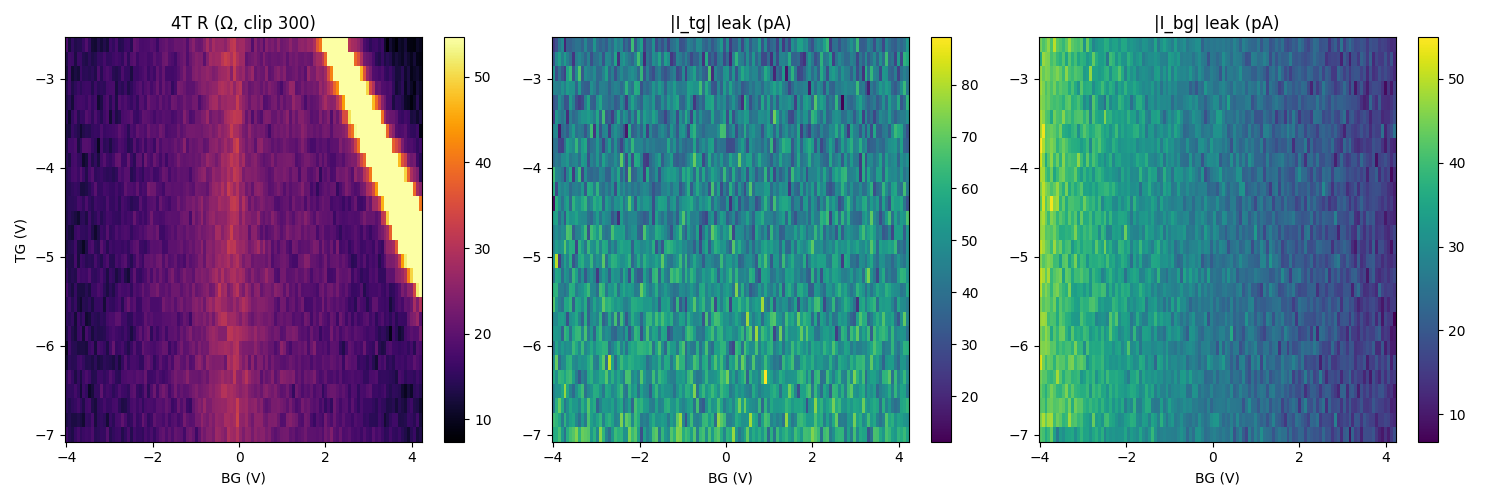

Generate this figure with Python:
import json, numpy as np
import matplotlib; matplotlib.use("Agg")
import matplotlib.pyplot as plt
from hera.analysis import open_run, summarize_run

r = open_run("data/2")
print(summarize_run(r))
cfg = json.load(open("data/2/metadata.json"))["measurement_config"]
Ib = cfg["bias_voltage_1"]/cfg["bias_resistor"]

tg = r.col("k_tg_volt"); bg = r.col("k_bg_volt")
itg = r.col("k_tg_curr"); ibg = r.col("k_bg_curr")
icur = r.col("sr830_1_X")/cfg["sr1_gain"]              # device current (A)
r3 = (r.col("sr830_3_X")/cfg["sr3_gain"])/Ib           # 4T R (Ohm), nominal Ibias
n = len(tg)
print(f"\nrows so far: {n} pts")
print(f"LEAKAGE  |I_tg|max={np.nanmax(np.abs(itg)):.2e} A   |I_bg|max={np.nanmax(np.abs(ibg)):.2e} A")
print(f"  (>100 pA warn, >1 nA abort). I_tg@end={itg[-1]:.2e}  I_bg@end={ibg[-1]:.2e}")
print(f"device current: min={np.nanmin(icur)*1e12:.0f} pA  max={np.nanmax(icur)*1e12:.0f} pA  (I_bias={Ib*1e9:.2f} nA)")
print(f"4T R: min={np.nanmin(r3):.0f}  max={np.nanmax(r3):.0f} Ohm  median={np.nanmedian(r3):.0f}")

# partial 2D map of 4T (reshape what we have into full TG rows)
N_bg = 121
n_full = (n//N_bg)*N_bg
TG = tg[:n_full].reshape(-1, N_bg)
BG = bg[:n_full].reshape(-1, N_bg)
R3 = r3[:n_full].reshape(-1, N_bg)
ITG = itg[:n_full].reshape(-1, N_bg); IBG = ibg[:n_full].reshape(-1, N_bg)
print(f"reshaped {R3.shape[0]} complete TG rows")

fig, ax = plt.subplots(1, 3, figsize=(15, 5))
im0 = ax[0].pcolormesh(BG, TG, np.clip(R3, 0, 300), shading='auto', cmap='inferno')
ax[0].set_title("4T R (Ω, clip 300)"); ax[0].set_xlabel("BG (V)"); ax[0].set_ylabel("TG (V)"); plt.colorbar(im0, ax=ax[0])
im1 = ax[1].pcolormesh(BG, TG, np.abs(ITG)*1e12, shading='auto', cmap='viridis')
ax[1].set_title("|I_tg| leak (pA)"); ax[1].set_xlabel("BG (V)"); plt.colorbar(im1, ax=ax[1])
im2 = ax[2].pcolormesh(BG, TG, np.abs(IBG)*1e12, shading='auto', cmap='viridis')
ax[2].set_title("|I_bg| leak (pA)"); ax[2].set_xlabel("BG (V)"); plt.colorbar(im2, ax=ax[2])
plt.tight_layout(); plt.savefig("hera_scratch/ckpt_run2.png", dpi=100)
print("saved hera_scratch/ckpt_run2.png")
